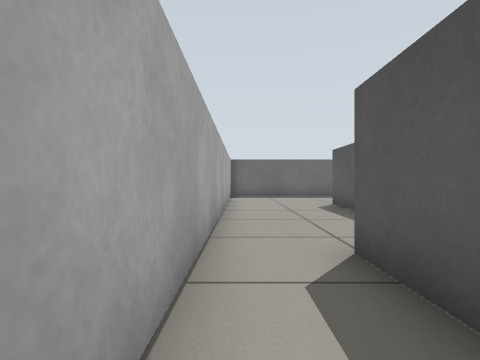
view 1 (above)

24 first-person views from a walk through a robot-simulator world made for Gazebo. The camera is 0.45 m above the floor, looks level and sees 80° across. The floor is counted in squares, 0.5 m on a side. Each view is taken from the middle of a square. On the plan, view 1 faces up. The plan holds only what a view shows up to about 11 squares ahead; the rest is blank.

view 2
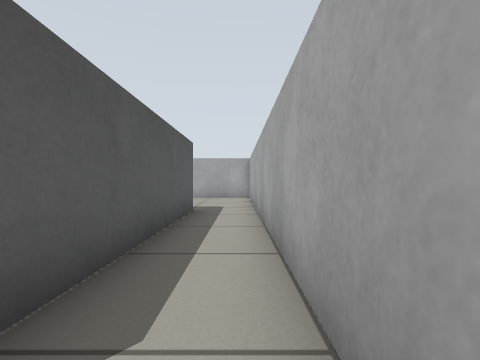

view 3
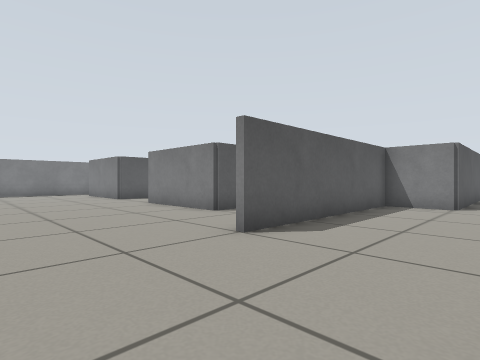

view 4
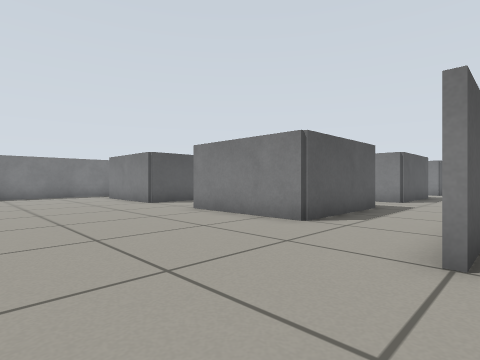

view 5
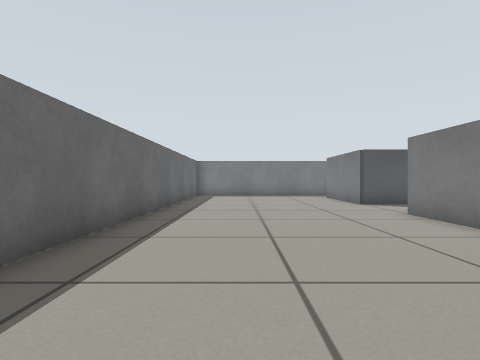

view 6
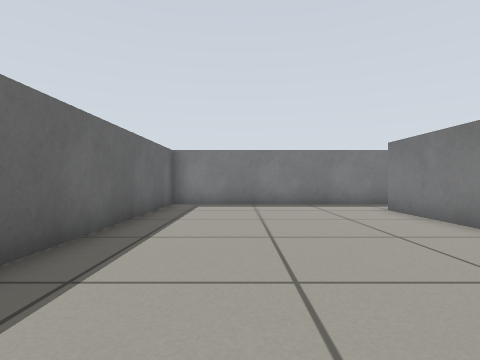

view 7
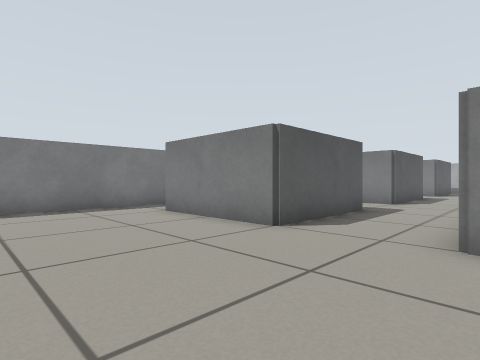

view 8
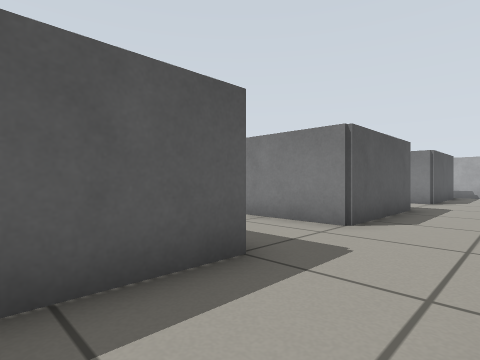

view 9
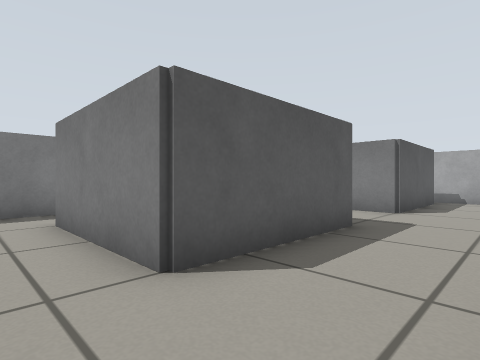

view 10
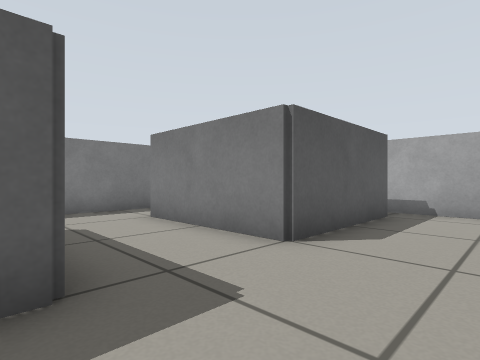

view 11
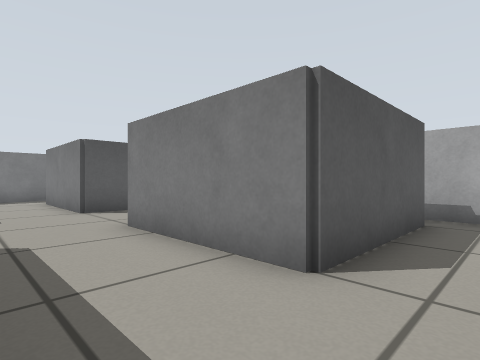

view 12
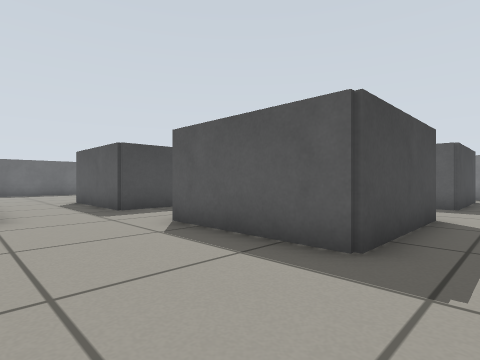

view 13
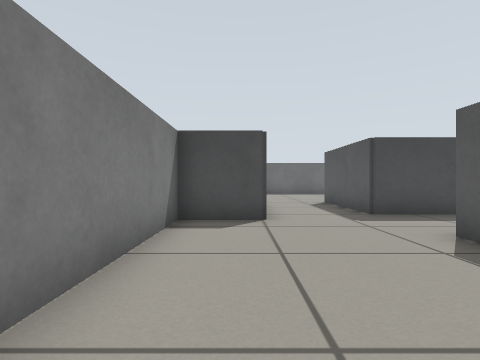

view 14
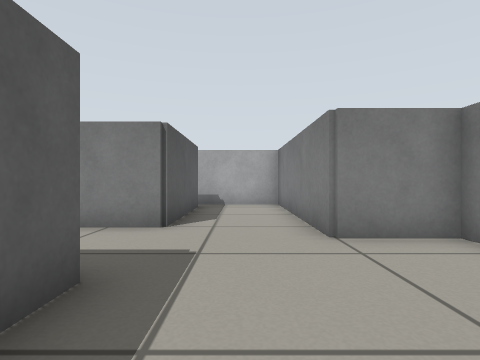

view 15
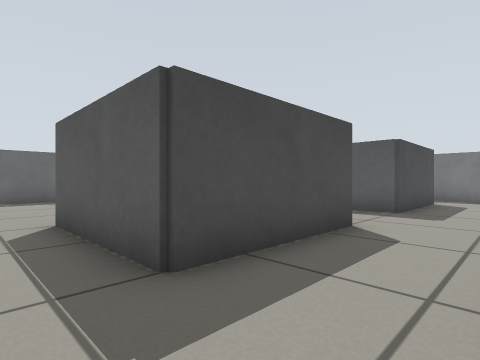

view 16
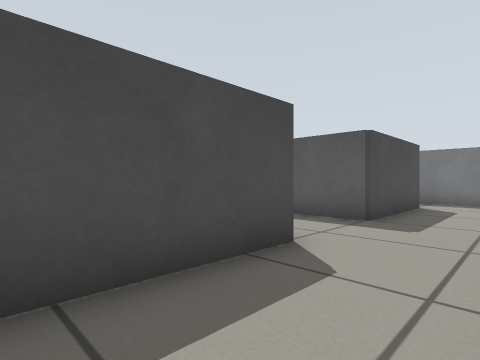

view 17
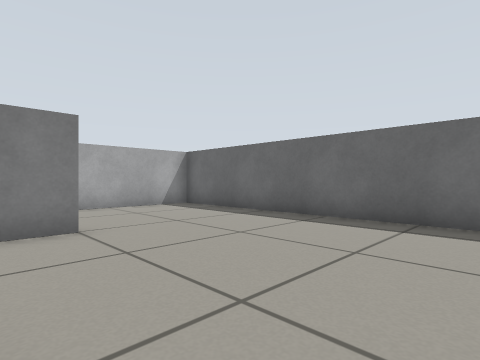

view 18
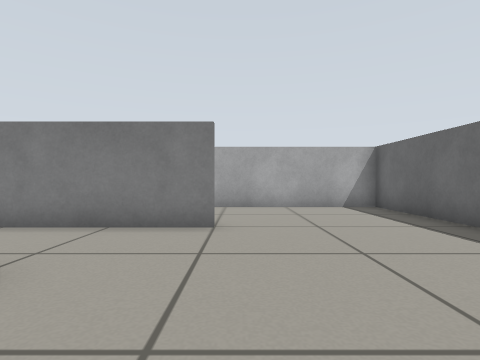

view 19
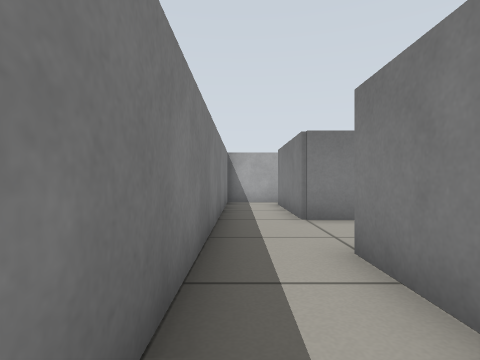

view 20
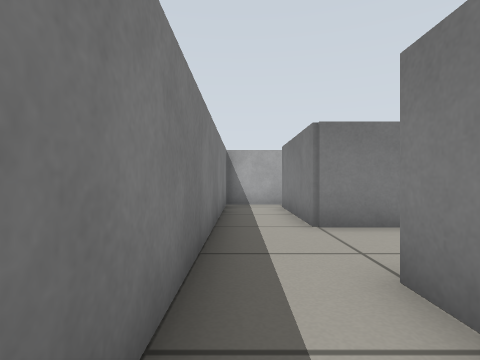

view 21
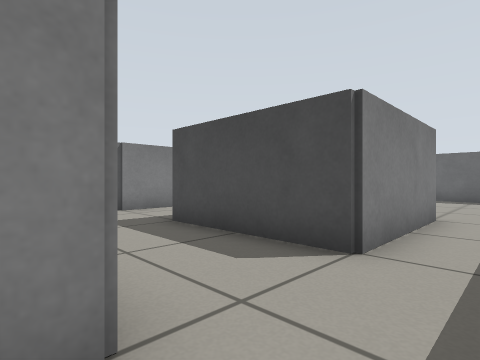

view 22
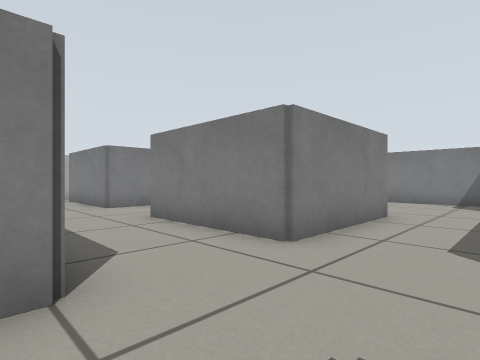

view 23
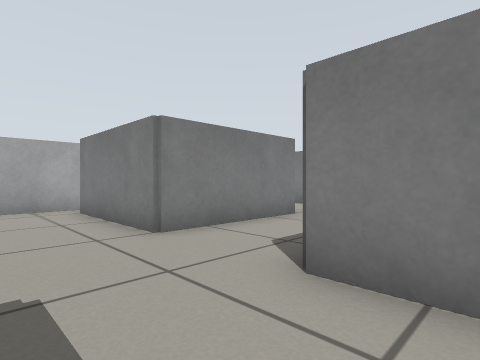

view 24
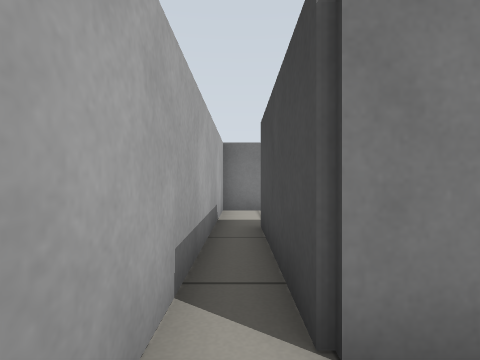

### Floor plan
Points are (right, up) in squares from view 1. A wall is a line through its corners. A room is listed if a view was taken in it or the views show most of it. See-through windows are left out.
Room 1 (view 1)
walls: (1.4, -4.4) (1.4, 3.6); (-0.5, 3.6) (-0.5, -6.9)
ways out: opening at (0, 3) to room 2
Room 2 (views 2, 3, 4, 5, 6, 7, 8, 9, 10, 11, 12, 13, 14, 15, 16, 17, 18, 19, 20, 21, 22, 23, 24)
walls: (10.6, 6.2) (10.6, 4.4) (6.4, 4.4) (6.4, 8.6) (10.6, 8.6); (10.6, 1.6) (10.6, -2.6) (6.4, -2.6) (6.4, 1.6) (10.6, 1.6); (13.4, 4.4) (13.4, 8.6) (17.6, 8.6) (17.6, 4.4) (13.4, 4.4); (3.6, 3.4) (1.6, 3.4) (1.6, -1.4); (1.4, 3.6) (3.4, 3.6) (3.4, 10.5); (17.6, -0.6) (17.6, -2.5); (3.6, 10.6) (3.6, 6.4); (10.6, -5.4) (10.6, -9.6) (6.4, -9.6) (6.4, -5.4) (10.6, -5.4); (17.1, -2.6) (13.4, -2.6) (13.4, 1.6) (17.6, 1.6) (17.6, 1); (19.5, 7.4) (19.5, 15.5) (-0.5, 15.5) (-0.5, 3.6); (1.6, -4) (1.6, -4.4) (3.6, -4.4) (3.6, -10.5) (13.8, -10.5); (13.4, -9.5) (13.4, -5.4) (17.6, -5.4) (17.6, -9.5); (17.4, -10.5) (19.5, -10.5) (19.5, 4.9)
ways out: opening at (0, 3) to room 1

Positions as (right, up) in squares from view 1, and headings:
1: (0, 0), facing up
2: (0, 4), facing down
3: (0, 14), facing down-right
4: (3, 14), facing down-right
5: (3, 13), facing right
6: (9, 13), facing right
7: (10, 13), facing down-right
8: (11, 7), facing down-right
9: (11, 3), facing down-right
10: (11, -2), facing down-right
11: (5, -3), facing down-right
12: (3, -4), facing up-right
13: (3, -3), facing up
14: (5, 0), facing down
15: (5, 2), facing up-right
16: (7, 2), facing up-right
17: (9, 9), facing up-left
18: (9, 11), facing left
19: (19, 1), facing down
20: (19, 0), facing down
21: (19, 1), facing up-left
22: (14, 4), facing down-left
23: (13, -1), facing down-left
24: (12, -10), facing left
